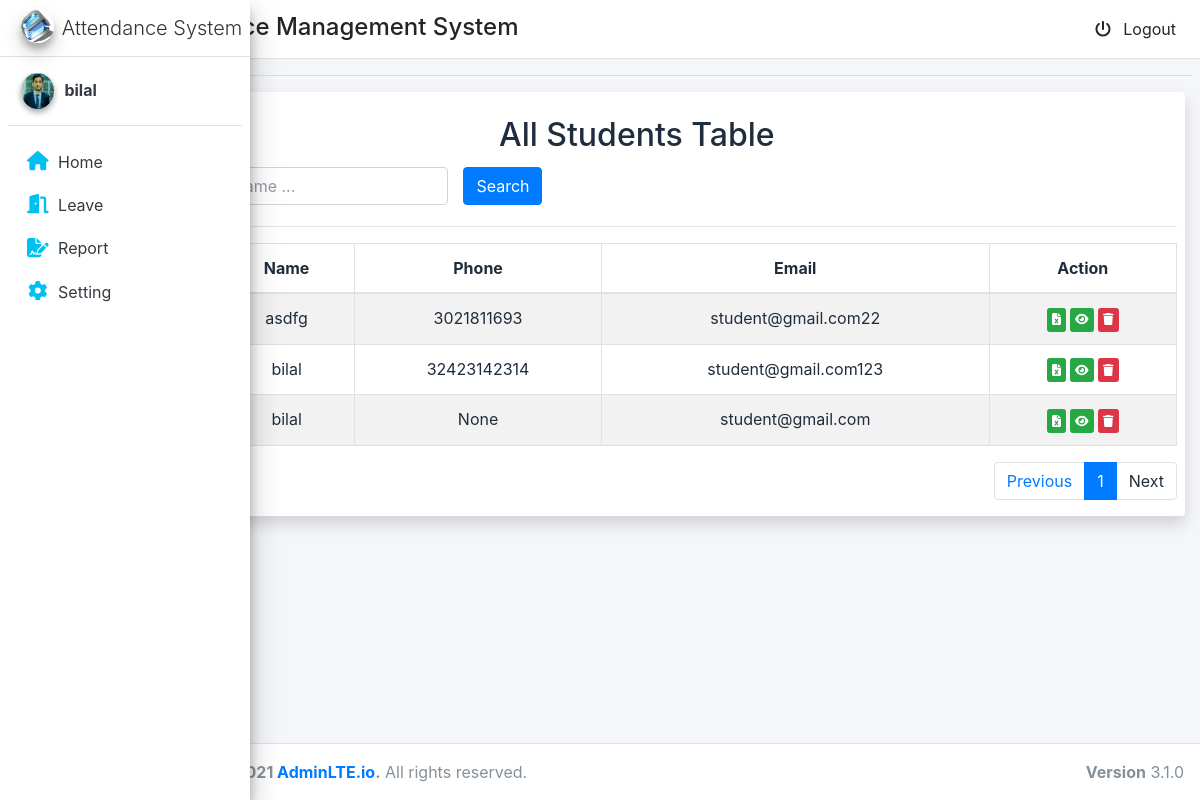
The app's page /adm/total/students (signed in) with its own data.
### account/models.py (models this page shows, shortened)
class MyUser(AbstractUser):
    USER_TYPE_CHOICES = (
        (1, 'student'),
        (2, 'admin'),
    )
    email = models.EmailField(verbose_name='Email', max_length=60, unique=True)
    user_type = models.PositiveSmallIntegerField(choices=USER_TYPE_CHOICES,default='1')
    phone=models.IntegerField(blank=True,null=True)
    picture = models.ImageField(upload_to='static/image/profile_pic/', null=True,blank=True)
    USERNAME_FIELD = 'email'
    username=None
    REQUIRED_FIELDS = []
    objects = CustomUserManager()

### adm/views.py (the view)
# urls.py: path('total/students',views.total_student,name='total_student'),
def total_student(request):
    all_student = MyUser.objects.all().filter(user_type=1).order_by('-id')
    p = Paginator(all_student, 7)
    page_number = request.GET.get('page')
    try:
        page_obj = p.get_page(page_number)
    except PageNotAnInteger:
        page_obj = p.page(1)
    except EmptyPage:
        page_obj = p.page(p.num_pages)
    context = {'page_obj': page_obj}
    return render(request, 'student_table.html', context)

### adm/templates/student_table.html (shortened to what this page needs)
{% extends 'base.html' %}
{% block content %}
<div class="container-fluid ">
    <div class="col-md-12 shadow bg-white rounded">
        <br>
        <h2 class="text-center">All Students Table</h2>
        <div class="row" style="padding: 5px">
            <div class="col-lg-4">
                <input type="text" class="form-control name_search" placeholder="Search by Item Name ..."
                    value="{{ search_value_name }}">
            </div>
            <div class="col-lg-2">
                <button class="btn btn-primary search">Search</button>
            </div>
        </div>
        <hr>
        <div class="content-panel table-responsive">
            <table class="table table-striped table-bordered table-advance table-hover item-table">
                <thead>
                    <tr>
                        <th class="text-center"> S.No</th>
                        <th class="text-center"> Name</th>
                        <th class="text-center">Phone</th>
                        <th class="text-center">Email</th>
                        <th class="text-center">Action</th>
                    </tr>
                </thead>
                <tbody class="product-table-body text-center">
                    {% if page_obj %}
                    {% for stu in page_obj.object_list %}
                    <tr>
                        <td><a href="#">{{ forloop.counter}}</a></td>
                        <td class="#">{{ stu.first_name }}</td>
                        <td class="#">{{ stu.phone }}</td>
                        <td class="#">{{ stu.email }}</td>
                        <td>
                            <a href="{% url 'report' pk=stu.id %}"><button class="btn btn-success btn-xs" title="view attendance"><i
                                        class="fa fa-file-excel"></i></button></a>
                            <a href="{% url 'students_attendance' pk=stu.id %}"><button class="btn btn-success btn-xs" title="view attendance"><i
                                        class="fa fa-eye"></i></button></a>
                          <a href="{% url 'delete_student' pk=stu.id %}"><button class="btn btn-danger btn-xs delete" ><i class="fa fa-trash"></i></button></a>
                        </td>
                    </tr>
                    {% endfor %}
                    {% else %}
                    <tr>
                        <td colspan="8"> No Record Found</td>
                    </tr>
                    {% endif %}
                </tbody>
            </table>
            <nav aria-label="...">
                <ul class="pagination justify-content-end">
                    <li class="page-item ">
                        <a {% if page_obj.has_previous %} href="?page={{page_obj.previous_page_number }}" {% else %}
                            disable {% endif %}>
                            <span class="page-link">Previous</span></a>
                    </li>
                    <li class="page-item active"><a class="page-link "
                            href="?page={{page_obj.number}}">{{page_obj.number}}</a></li>
                    <li class="page-item">
                        <a class="page-link" >Next</a>
                    </li>
                </ul>
            </nav>
        </div>
    </div>
</div>
{% endblock content %}

### templates/components/sidebar.html (shortened to what this page needs)
{% load cache %}
{% load static %}
<aside id="side_bar" class="main-sidebar sidebar-light-primary  elevation-4 ">
    <a href="" class="brand-link ">
        <img src="{% static 'image/ezi.jpg' %}" alt="AdminLTE Logo" class="brand-image img-circle elevation-3">
        <span class="brand-text font-weight-light text-center">Attendance System</span>
    </a>
    <div id="sidebarmenu">
        <div class="sidebar">
            <div class="user-panel mt-3 pb-3 mb-3 d-flex">
                <div class="image">
                    {% if request.user.picture %}
                    <img src="/{{request.user.picture}}" class="img-circle elevation-2" alt="Image">
                    {% else %}
                    <img src="{% static 'image/avatar3.png' %}" class="img-circle elevation-2" alt="Image">
                    {% endif %}
                </div>
                <div class="info">
                    <a href="" class="d-block"><strong>{{request.user.first_name}}</strong></a>
                </div>
            </div>
            <nav class="mt-2">
                <ul class="nav nav-pills nav-sidebar flex-column" data-widget="treeview" role="menu"
                    data-accordion="false">
                  {% if  request.user.user_type == 1 %}
                    <li class="nav-item">
                        <a href="{% url 'student_home' %}"
                            class="nav-link">
                            <i style="color: #00c0ef;" class="nav-icon fa fa-home"></i>
                            <p class="">
                                Home
                            </p>
                        </a>
                    </li>
                    <li class="nav-item">
                        <a href="{% url 'leave_table' %}" class="nav-link ">
                            <i style="color: #00c0ef;" class="nav-icon fas fa-door-open"></i>
                            <p>Leave </p>
                        </a>
                    </li>
                    <li class="nav-item">
                        <a href="{% url 'attendance_table' %}" class="nav-link ">
                            <i style="color: #00c0ef;" class="nav-icon fas fa-file-signature"></i>
                            <p>Report </p>
                        </a>
                    </li>
                    <li class="nav-item">
                        <a href="{% url 'update_profile' %}" class="nav-link ">
                            <i style="color: #00c0ef;" class="nav-icon fas fa-cog"></i>
                            <p>Setting</p>
                        </a>
                    </li>
                  {%endif %}
            </nav>
        </div>
    </div>
</aside>

### records on screen
MyUser: user.picture (picture), user.first_name "bilal", first_name "bilal", phone "None", email "student@gmail.com"
MyUser: first_name "asdfg", phone "3021811693", email "student@gmail.com22"
MyUser: first_name "bilal", phone "32423142314", email "student@gmail.com123"

### other values on screen
{{ page_obj.number }} "1"
